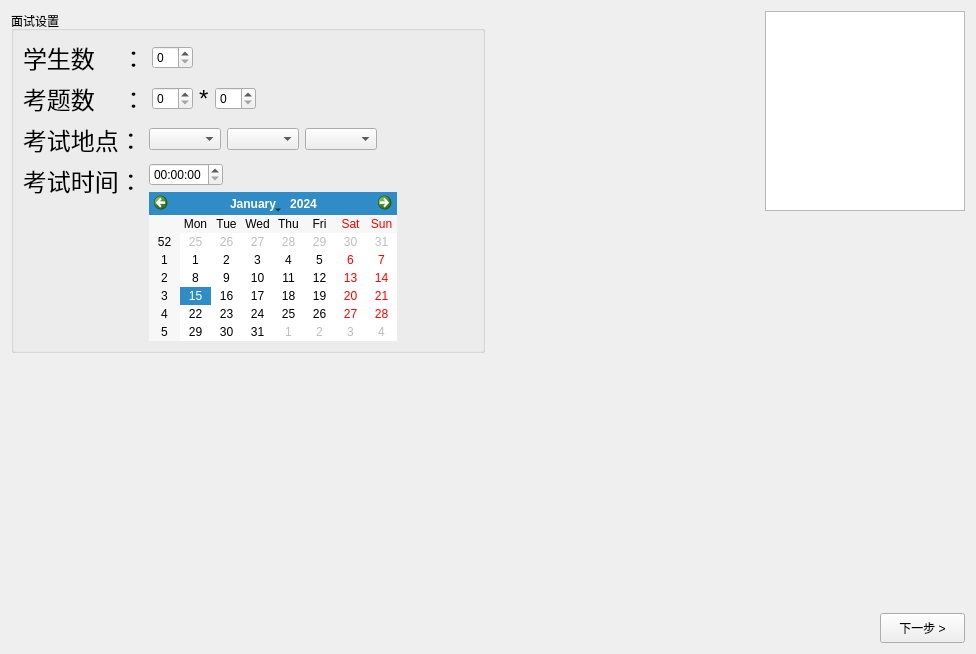
<?xml version="1.0" encoding="UTF-8"?>
<ui version="4.0">
 <class>InterEditor</class>
 <widget class="QWidget" name="InterEditor">
  <property name="geometry">
   <rect>
    <x>0</x>
    <y>0</y>
    <width>976</width>
    <height>654</height>
   </rect>
  </property>
  <property name="windowTitle">
   <string>Form</string>
  </property>
  <layout class="QVBoxLayout" name="verticalLayout_7">
   <item>
    <layout class="QVBoxLayout" name="verticalLayout_6">
     <item>
      <layout class="QHBoxLayout" name="horizontalLayout_11">
       <item>
        <widget class="QGroupBox" name="groupBox">
         <property name="title">
          <string>面试设置</string>
         </property>
         <layout class="QVBoxLayout" name="verticalLayout_4">
          <item>
           <layout class="QVBoxLayout" name="verticalLayout_3">
            <item>
             <layout class="QHBoxLayout" name="horizontalLayout_2">
              <item>
               <widget class="QLabel" name="label">
                <property name="font">
                 <font>
                  <pointsize>18</pointsize>
                 </font>
                </property>
                <property name="text">
                 <string>学生数    ：</string>
                </property>
               </widget>
              </item>
              <item>
               <widget class="QSpinBox" name="spinBox"/>
              </item>
              <item>
               <spacer name="horizontalSpacer_2">
                <property name="orientation">
                 <enum>Qt::Horizontal</enum>
                </property>
                <property name="sizeHint" stdset="0">
                 <size>
                  <width>40</width>
                  <height>20</height>
                 </size>
                </property>
               </spacer>
              </item>
             </layout>
            </item>
            <item>
             <layout class="QHBoxLayout" name="horizontalLayout_4">
              <item>
               <widget class="QLabel" name="label_2">
                <property name="font">
                 <font>
                  <pointsize>18</pointsize>
                 </font>
                </property>
                <property name="text">
                 <string>考题数    ：</string>
                </property>
               </widget>
              </item>
              <item>
               <layout class="QHBoxLayout" name="horizontalLayout_3">
                <item>
                 <widget class="QSpinBox" name="spinBox_2"/>
                </item>
                <item>
                 <widget class="QLabel" name="label_5">
                  <property name="font">
                   <font>
                    <pointsize>18</pointsize>
                   </font>
                  </property>
                  <property name="text">
                   <string>*</string>
                  </property>
                 </widget>
                </item>
                <item>
                 <widget class="QSpinBox" name="spinBox_3"/>
                </item>
                <item>
                 <spacer name="horizontalSpacer_3">
                  <property name="orientation">
                   <enum>Qt::Horizontal</enum>
                  </property>
                  <property name="sizeHint" stdset="0">
                   <size>
                    <width>40</width>
                    <height>20</height>
                   </size>
                  </property>
                 </spacer>
                </item>
               </layout>
              </item>
             </layout>
            </item>
            <item>
             <layout class="QHBoxLayout" name="horizontalLayout_5">
              <item>
               <widget class="QLabel" name="label_3">
                <property name="font">
                 <font>
                  <pointsize>18</pointsize>
                 </font>
                </property>
                <property name="text">
                 <string>考试地点：</string>
                </property>
               </widget>
              </item>
              <item>
               <layout class="QHBoxLayout" name="horizontalLayout_6">
                <item>
                 <widget class="QComboBox" name="comboBox"/>
                </item>
                <item>
                 <widget class="QComboBox" name="comboBox_2"/>
                </item>
                <item>
                 <widget class="QComboBox" name="comboBox_3"/>
                </item>
                <item>
                 <spacer name="horizontalSpacer_5">
                  <property name="orientation">
                   <enum>Qt::Horizontal</enum>
                  </property>
                  <property name="sizeHint" stdset="0">
                   <size>
                    <width>40</width>
                    <height>18</height>
                   </size>
                  </property>
                 </spacer>
                </item>
               </layout>
              </item>
             </layout>
            </item>
            <item>
             <layout class="QHBoxLayout" name="horizontalLayout_8">
              <item>
               <layout class="QVBoxLayout" name="verticalLayout">
                <item>
                 <widget class="QLabel" name="label_4">
                  <property name="font">
                   <font>
                    <pointsize>18</pointsize>
                   </font>
                  </property>
                  <property name="text">
                   <string>考试时间：</string>
                  </property>
                 </widget>
                </item>
                <item>
                 <spacer name="verticalSpacer">
                  <property name="orientation">
                   <enum>Qt::Vertical</enum>
                  </property>
                  <property name="sizeHint" stdset="0">
                   <size>
                    <width>20</width>
                    <height>40</height>
                   </size>
                  </property>
                 </spacer>
                </item>
               </layout>
              </item>
              <item>
               <layout class="QVBoxLayout" name="verticalLayout_2">
                <item>
                 <layout class="QHBoxLayout" name="horizontalLayout_7">
                  <item>
                   <widget class="QTimeEdit" name="timeEdit"/>
                  </item>
                  <item>
                   <spacer name="horizontalSpacer_4">
                    <property name="orientation">
                     <enum>Qt::Horizontal</enum>
                    </property>
                    <property name="sizeHint" stdset="0">
                     <size>
                      <width>40</width>
                      <height>20</height>
                     </size>
                    </property>
                   </spacer>
                  </item>
                 </layout>
                </item>
                <item>
                 <layout class="QHBoxLayout" name="horizontalLayout_9">
                  <item>
                   <widget class="QCalendarWidget" name="calendarWidget"/>
                  </item>
                  <item>
                   <spacer name="horizontalSpacer_6">
                    <property name="orientation">
                     <enum>Qt::Horizontal</enum>
                    </property>
                    <property name="sizeHint" stdset="0">
                     <size>
                      <width>40</width>
                      <height>20</height>
                     </size>
                    </property>
                   </spacer>
                  </item>
                 </layout>
                </item>
               </layout>
              </item>
             </layout>
            </item>
           </layout>
          </item>
         </layout>
        </widget>
       </item>
       <item>
        <layout class="QVBoxLayout" name="verticalLayout_5">
         <item>
          <layout class="QHBoxLayout" name="horizontalLayout_10">
           <item>
            <spacer name="horizontalSpacer_7">
             <property name="orientation">
              <enum>Qt::Horizontal</enum>
             </property>
             <property name="sizeHint" stdset="0">
              <size>
               <width>40</width>
               <height>20</height>
              </size>
             </property>
            </spacer>
           </item>
           <item>
            <widget class="QGraphicsView" name="graphicsView">
             <property name="minimumSize">
              <size>
               <width>200</width>
               <height>200</height>
              </size>
             </property>
             <property name="maximumSize">
              <size>
               <width>200</width>
               <height>200</height>
              </size>
             </property>
            </widget>
           </item>
          </layout>
         </item>
         <item>
          <spacer name="verticalSpacer_3">
           <property name="orientation">
            <enum>Qt::Vertical</enum>
           </property>
           <property name="sizeHint" stdset="0">
            <size>
             <width>20</width>
             <height>40</height>
            </size>
           </property>
          </spacer>
         </item>
        </layout>
       </item>
      </layout>
     </item>
     <item>
      <spacer name="verticalSpacer_2">
       <property name="orientation">
        <enum>Qt::Vertical</enum>
       </property>
       <property name="sizeHint" stdset="0">
        <size>
         <width>20</width>
         <height>40</height>
        </size>
       </property>
      </spacer>
     </item>
     <item>
      <layout class="QHBoxLayout" name="horizontalLayout">
       <item>
        <spacer name="horizontalSpacer">
         <property name="orientation">
          <enum>Qt::Horizontal</enum>
         </property>
         <property name="sizeHint" stdset="0">
          <size>
           <width>40</width>
           <height>20</height>
          </size>
         </property>
        </spacer>
       </item>
       <item>
        <widget class="QPushButton" name="pushButton">
         <property name="minimumSize">
          <size>
           <width>85</width>
           <height>30</height>
          </size>
         </property>
         <property name="maximumSize">
          <size>
           <width>85</width>
           <height>30</height>
          </size>
         </property>
         <property name="text">
          <string>下一步 &gt;</string>
         </property>
        </widget>
       </item>
      </layout>
     </item>
    </layout>
   </item>
  </layout>
 </widget>
 <resources/>
 <connections/>
</ui>
